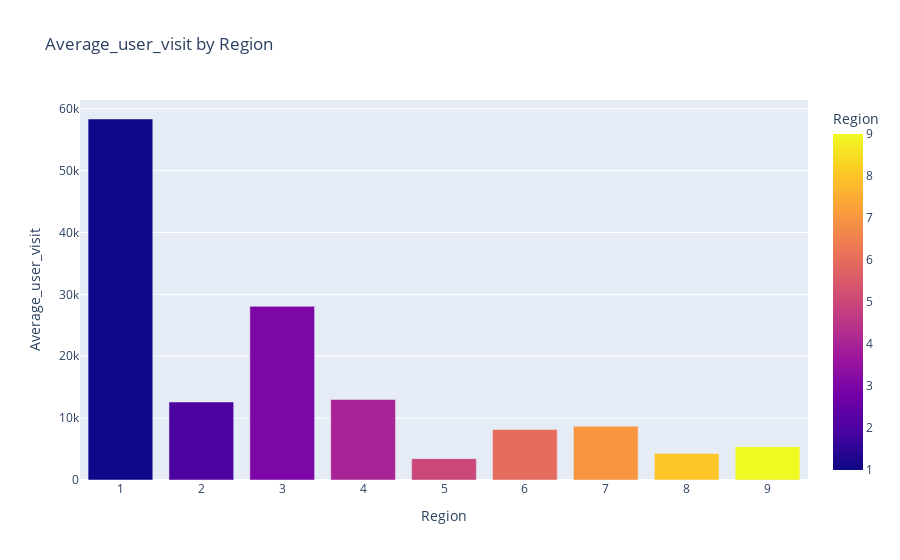

Notebook cell for this chart:
### Markdown cell above
## Average_user_visit vs Region

### Code cell
groupped = df.groupby(by='Region',as_index=False).sum()
fig = px.bar(groupped,x='Region' ,y='Average_user_visit',orientation='v',color='Region',title="Average_user_visit by Region")
#fig.update_layout(barmode='stack', xaxis={'categoryorder':'total descending'})
fig.show()

### Figure 1 — Plotly figure (JSON) as saved in the notebook; plotly's stock layout.template omitted (floating-point values rounded to 4 significant figures)
{"data": [{"alignmentgroup": "True", "hovertemplate": "Region=%{marker.color}<br>Average_user_visit=%{y}<extra></extra>", "legendgroup": "", "marker": {"color": [1, 2, 3, 4, 5, 6, 7, 8, 9], "coloraxis": "coloraxis"}, "name": "", "offsetgroup": "", "orientation": "v", "showlegend": false, "textposition": "auto", "type": "bar", "x": [1, 2, 3, 4, 5, 6, 7, 8, 9], "xaxis": "x", "y": [58340.0, 12600.0, 28070.0, 13010.0, 3448.0, 8158.0, 8691.0, 4291.0, 5390.0], "yaxis": "y"}], "layout": {"barmode": "relative", "coloraxis": {"colorbar": {"title": {"text": "Region"}}, "colorscale": [[0, "#0d0887"], [0.1111, "#46039f"], [0.2222, "#7201a8"], [0.3333, "#9c179e"], [0.4444, "#bd3786"], [0.5556, "#d8576b"], [0.6667, "#ed7953"], [0.7778, "#fb9f3a"], [0.8889, "#fdca26"], [1, "#f0f921"]]}, "legend": {"tracegroupgap": 0}, "title": {"text": "Average_user_visit by Region"}, "xaxis": {"anchor": "y", "domain": [0, 1], "title": {"text": "Region"}}, "yaxis": {"anchor": "x", "domain": [0, 1], "title": {"text": "Average_user_visit"}}}}
